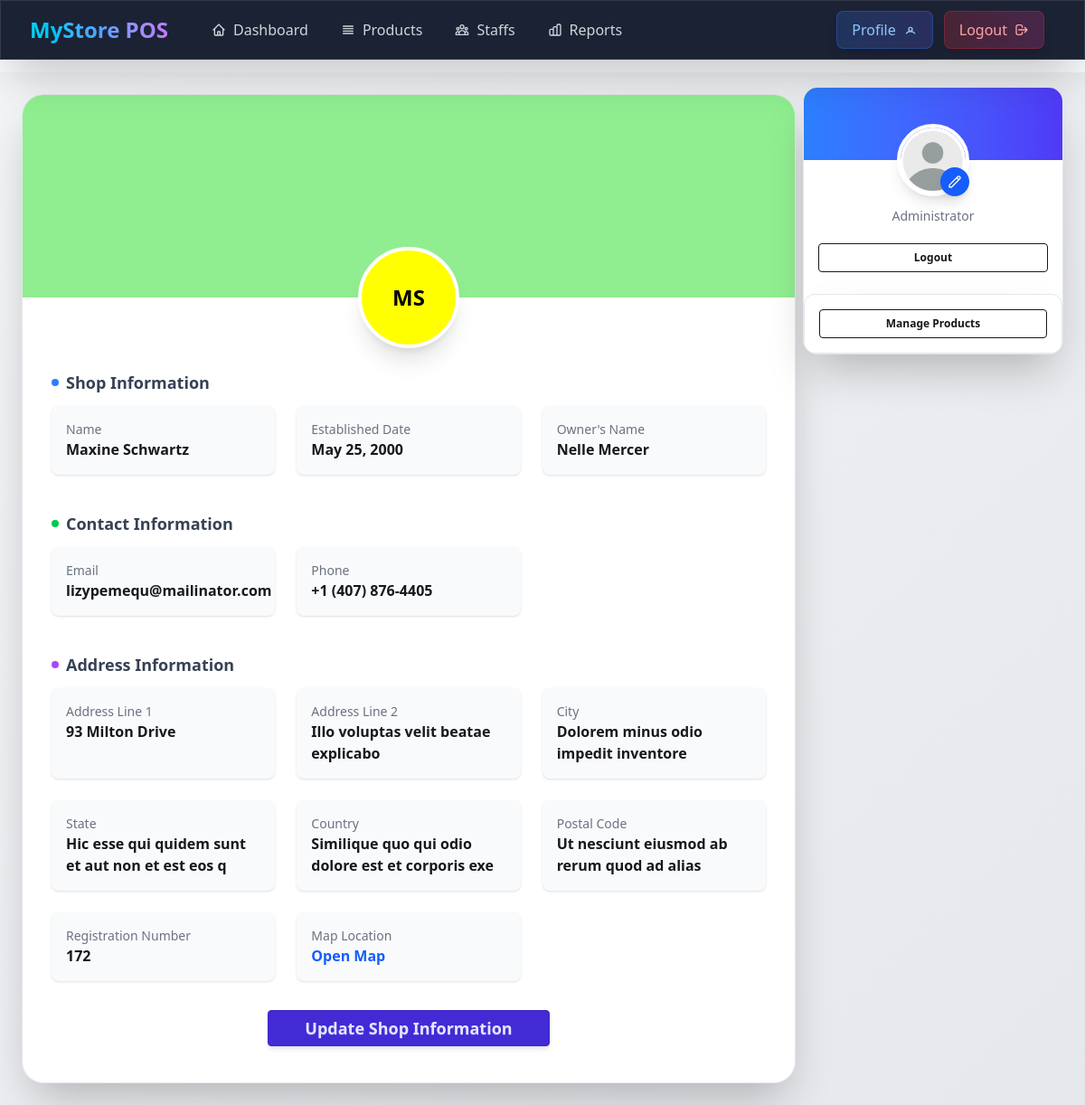
Screenshot of /shop/profile/ (signed in) with the database file from the repository.
### shop/models.py (models this page shows, shortened)
class Shop(models.Model):
    admin_user = models.OneToOneField("accounts.CustomUser", on_delete=models.CASCADE, related_name='shop')
    name = models.CharField(max_length=255)
    code=models.CharField(max_length=10, unique=True, blank=True, null=True)
    slug = models.SlugField(unique=True,blank=True, null=True)
    owner_name = models.CharField(max_length=255)
    email = models.EmailField(blank=True, null=True)
    phone_number = models.CharField(max_length=20)
    address_line_1 = models.CharField(max_length=255)
    address_line_2 = models.CharField(max_length=255)
    city=models.CharField(max_length=50)
    state=models.CharField(max_length=50)
    country=models.CharField(max_length=50)
    postal_code=models.CharField(max_length=50)
    map_location_url=models.URLField(blank=True, null=True)
    registration_number = models.CharField(max_length=100, blank=True, null=True)
    logo = models.ImageField(upload_to="shop_logos/", blank=True, null=True)
    banner = models.ImageField(upload_to="shop_banners/", blank=True, null=True)
    is_active = models.BooleanField(default=True)
    created_at = models.DateTimeField(auto_now_add=True)
    updated_at = models.DateTimeField(auto_now=True)
    established_date = models.DateField(blank=True, null=True)

### shop/views.py (the view)
# urls.py: path("profile/", views.shop_profile, name="shop_profile"),
@login_required
def shop_profile(request):
    shop_admin = request.user
    try:
        shop_data = shop_admin.shop
    except Exception:
        messages.warning(request, "You need to register your shop first.")
        return redirect("shop:shop_register")
    context = {
        'admin': shop_admin,
        'shop': shop_data
    }
    return render(request, "shop/profile.html", context)

### accounts/models.py (called while the page is built)
    @property
    def profile_pic_url(self):
        if self.profile_pic and hasattr(self.profile_pic, 'url'):
            return self.profile_pic.url
        return '/static/images/default-profile.png'

### common/templatetags/text_extras.py (called while the page is built)
@register.filter
def only_shop_name(shop_code):
    shop_short_name=shop_code.split("-")[0]
    return shop_short_name

### shop/templates/shop/profile.html (shortened to what this page needs)
{% extends 'base.html' %}
{% load text_extras %}
{% block content %}
<main class="min-h-screen flex justify-center p-6 w-full bg-gradient-to-br from-gray-100 to-gray-200 dark:from-gray-900 dark:to-gray-800 relative lg:pr-80">
    <div class="hidden lg:block fixed top-24 right-6 w-72 space-y-4 z-30">
        <div class="rounded-2xl shadow-2xl bg-white dark:bg-gray-800 overflow-hidden border border-gray-200 dark:border-gray-700">
            <div class="relative -mt-10 flex flex-col items-center px-4 pb-6">
                <div class="relative">
                    <img src="{{admin.profile_pic_url}}" alt="User Profile"
                         class="w-20 h-20 rounded-full object-cover border-4 border-white shadow-lg">
                    <button onclick="document.getElementById('profilePicInputDesktop').click()"
                            class="absolute bottom-0 right-0 w-8 h-8 bg-blue-600 rounded-full flex items-center justify-center
                                   text-white shadow-lg hover:bg-blue-700 transition">
                        <svg class="w-4 h-4" fill="none" stroke="currentColor" viewBox="0 0 24 24">
                            <path stroke-linecap="round" stroke-linejoin="round" stroke-width="2"
                                  d="M15.232 5.232l3.536 3.536m-2.036-5.036a2.5 2.5 0 113.536 3.536L6.5 21.036H3v-3.572L16.732 3.732z"/>
                        </svg>
                    </button>
                </div>
                <p class="text-sm text-gray-500">Administrator</p>
                <a class="btn btn-sm btn-outline mt-4 w-full" href="{% url 'accounts:logout_view' %}">Logout</a>
            </div>
            <div class="rounded-xl shadow-2xl bg-white dark:bg-gray-800 border border-gray-200 dark:border-gray-700 p-4 space-y-2 ">
                <a class="btn btn-outline btn-sm w-full" href="{% url 'shop:item_list' %}">Manage Products</a>
            </div>
        </div>
        </div>
    <div class="w-full max-w-5xl shadow-2xl rounded-3xl overflow-hidden bg-white dark:bg-gray-900 border border-gray-200 dark:border-gray-700">
        <div class="relative h-56">
            {% if shop.banner %}
            <img src="{{shop.banner.url}}" alt="Banner"
                 class="w-full h-full object-cover">
            {% else %}
                <div class="w-full h-full object-cover" style="background-color: lightgreen"></div>
            {% endif %}
            <div class="absolute -bottom-14 left-1/2 transform -translate-x-1/2">
                {% if shop.logo %}
                    <img src="{{ shop.logo.url }}" alt="Logo"
                        class="w-28 h-28 rounded-full border-4 border-white dark:border-gray-800 shadow-xl object-cover bg-white">
                {% else %}
                    <div class="w-28 h-28 rounded-full border-4 border-white dark:border-gray-800 shadow-xl text-center flex items-center justify-center text-black text-2xl font-bold"
                        style="background-color: yellow">
                        {{ shop.code|only_shop_name }}
                    </div>
                {% endif %}
            </div>
        </div>
        <div class="p-8 pt-20 space-y-10">
            <section>
                <h2 class="flex items-center gap-2 text-lg font-bold text-gray-700 dark:text-gray-300 mb-3">
                    <span class="w-2 h-2 rounded-full bg-blue-500"></span> Shop Information
                </h2>
                <div class="grid md:grid-cols-2 lg:grid-cols-3 gap-6">
                    <div class="p-4 bg-gray-50 dark:bg-gray-800 rounded-lg shadow-sm">
                        <label class="block text-gray-500 text-sm">Name</label>
                        <p class="font-semibold">{{shop.name}}</p>
                    </div>
                    <div class="p-4 bg-gray-50 dark:bg-gray-800 rounded-lg shadow-sm">
                        <label class="block text-gray-500 text-sm">Established Date</label>
                        <p class="font-semibold">{{shop.established_date}}</p>
                    </div>
                    <div class="p-4 bg-gray-50 dark:bg-gray-800 rounded-lg shadow-sm">
                        <label class="block text-gray-500 text-sm">Owner's Name</label>
                        <p class="font-semibold">{{shop.owner_name}}</p>
                    </div>
                </div>
            </section>
            <section>
                <h2 class="flex items-center gap-2 text-lg font-bold text-gray-700 dark:text-gray-300 mb-3">
                    <span class="w-2 h-2 rounded-full bg-green-500"></span> Contact Information
                </h2>
                <div class="grid md:grid-cols-2 lg:grid-cols-3 gap-6">
                    <div class="p-4 bg-gray-50 dark:bg-gray-800 rounded-lg shadow-sm">
                        <label class="block text-gray-500 text-sm">Email</label>
                        <p class="font-semibold">{{shop.email}}</p>
                    </div>
                    <div class="p-4 bg-gray-50 dark:bg-gray-800 rounded-lg shadow-sm">
                        <label class="block text-gray-500 text-sm">Phone</label>
                        <p class="font-semibold">{{shop.phone_number}}</p>
                    </div>
                </div>
            </section>
            <section>
                <h2 class="flex items-center gap-2 text-lg font-bold text-gray-700 dark:text-gray-300 mb-3">
                    <span class="w-2 h-2 rounded-full bg-purple-500"></span> Address Information
                </h2>
                <div class="grid md:grid-cols-2 lg:grid-cols-3 gap-6">
                    <div class="p-4 bg-gray-50 dark:bg-gray-800 rounded-lg shadow-sm">
                        <label class="block text-gray-500 text-sm">Address Line 1</label>
                        <p class="font-semibold">{{shop.address_line_1}}</p>
                    </div>
                    <div class="p-4 bg-gray-50 dark:bg-gray-800 rounded-lg shadow-sm">
                        <label class="block text-gray-500 text-sm">Address Line 2</label>
                        <p class="font-semibold">{{shop.address_line_2}}</p>
                    </div>
                    <div class="p-4 bg-gray-50 dark:bg-gray-800 rounded-lg shadow-sm">
                        <label class="block text-gray-500 text-sm">City</label>
                        <p class="font-semibold">{{shop.city}}</p>
                    </div>
                    <div class="p-4 bg-gray-50 dark:bg-gray-800 rounded-lg shadow-sm">
                        <label class="block text-gray-500 text-sm">State</label>
                        <p class="font-semibold">{{shop.state}}</p>
                    </div>
                    <div class="p-4 bg-gray-50 dark:bg-gray-800 rounded-lg shadow-sm">
                        <label class="block text-gray-500 text-sm">Country</label>
                        <p class="font-semibold">{{shop.country}}</p>
                    </div>
                    <div class="p-4 bg-gray-50 dark:bg-gray-800 rounded-lg shadow-sm">
                        <label class="block text-gray-500 text-sm">Postal Code</label>
                        <p class="font-semibold">{{shop.postal_code}}</p>
                    </div>
                    <div class="p-4 bg-gray-50 dark:bg-gray-800 rounded-lg shadow-sm">
                        <label class="block text-gray-500 text-sm">Registration Number</label>
                        <p class="font-semibold">{{shop.registration_number}}</p>
                    </div>
                    <div class="p-4 bg-gray-50 dark:bg-gray-800 rounded-lg shadow-sm">
                        <label class="block text-gray-500 text-sm">Map Location</label>
                        <a target="_blank" href="{{shop.map_location_url}}" class="font-semibold text-blue-600 hover:underline">
                            Open Map
                        </a>
                    </div>
                </div>
            </section>
        </div>
        <div class="px-8 pb-10 flex justify-center">
            <a class="btn btn-primary px-10 py-2 text-lg shadow-md hover:shadow-lg" href="{% url 'shop:shop_update' %}">
                Update Shop Information
            </a>
        </div>
    </div>
</main>
{% endblock content %}

### shop/templates/shop/profile.html (style rules this page uses)
body { padding-top: 80px; }
main { position: relative; z-index: 1; }

### rows the page displays
Shop: code|only_shop_name "MS", name "Maxine Schwartz", established_date "May 25, 2000", owner_name "Nelle Mercer", email "lizypemequ@mailinator.com", phone_number "+1 (407) 876-4405", address_line_1 "93 Milton Drive", address_line_2 "Illo voluptas velit beatae explicabo", city "Dolorem minus odio impedit inventore", state "Hic esse qui quidem sunt et aut non et est eos q", country "Similique quo qui odio dolore est et corporis exe", postal_code "Ut nesciunt eiusmod ab rerum quod ad alias", registration_number "172"
